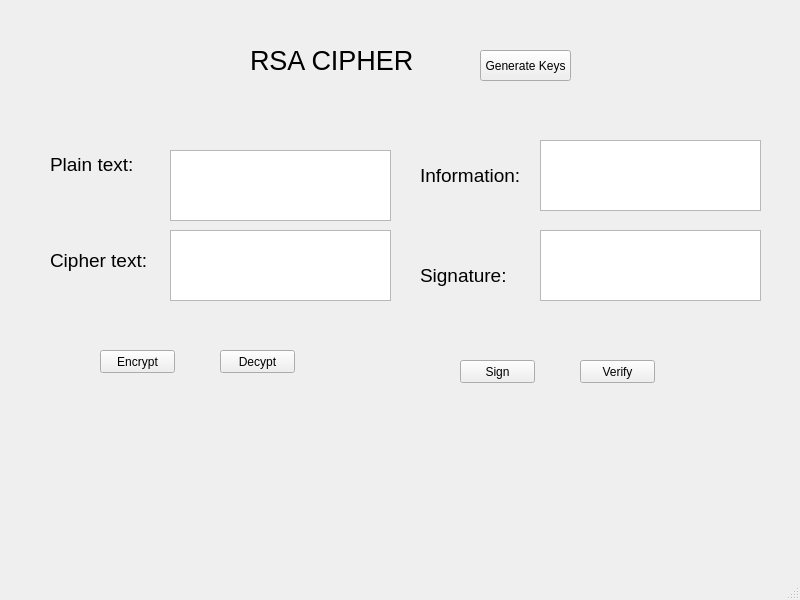
<?xml version="1.0" encoding="UTF-8"?>
<ui version="4.0">
 <class>MainWindow</class>
 <widget class="QMainWindow" name="MainWindow">
  <property name="geometry">
   <rect>
    <x>0</x>
    <y>0</y>
    <width>800</width>
    <height>600</height>
   </rect>
  </property>
  <property name="windowTitle">
   <string>MainWindow</string>
  </property>
  <widget class="QWidget" name="centralwidget">
   <widget class="QPushButton" name="btn_encrypt">
    <property name="geometry">
     <rect>
      <x>100</x>
      <y>350</y>
      <width>75</width>
      <height>23</height>
     </rect>
    </property>
    <property name="text">
     <string>Encrypt</string>
    </property>
   </widget>
   <widget class="QPushButton" name="btn_decrypt">
    <property name="geometry">
     <rect>
      <x>220</x>
      <y>350</y>
      <width>75</width>
      <height>23</height>
     </rect>
    </property>
    <property name="text">
     <string>Decypt</string>
    </property>
   </widget>
   <widget class="QPushButton" name="btn_sign">
    <property name="geometry">
     <rect>
      <x>460</x>
      <y>360</y>
      <width>75</width>
      <height>23</height>
     </rect>
    </property>
    <property name="text">
     <string>Sign</string>
    </property>
   </widget>
   <widget class="QPushButton" name="btn_verify">
    <property name="geometry">
     <rect>
      <x>580</x>
      <y>360</y>
      <width>75</width>
      <height>23</height>
     </rect>
    </property>
    <property name="text">
     <string>Verify</string>
    </property>
   </widget>
   <widget class="QLabel" name="label">
    <property name="geometry">
     <rect>
      <x>250</x>
      <y>40</y>
      <width>191</width>
      <height>41</height>
     </rect>
    </property>
    <property name="font">
     <font>
      <pointsize>20</pointsize>
     </font>
    </property>
    <property name="text">
     <string>RSA CIPHER</string>
    </property>
   </widget>
   <widget class="QPushButton" name="btn_gen_keys">
    <property name="geometry">
     <rect>
      <x>480</x>
      <y>50</y>
      <width>91</width>
      <height>31</height>
     </rect>
    </property>
    <property name="text">
     <string>Generate Keys</string>
    </property>
   </widget>
   <widget class="QLabel" name="label_2">
    <property name="geometry">
     <rect>
      <x>50</x>
      <y>150</y>
      <width>101</width>
      <height>51</height>
     </rect>
    </property>
    <property name="font">
     <font>
      <pointsize>14</pointsize>
     </font>
    </property>
    <property name="text">
     <string>Plain text:
</string>
    </property>
   </widget>
   <widget class="QLabel" name="label_3">
    <property name="geometry">
     <rect>
      <x>50</x>
      <y>240</y>
      <width>101</width>
      <height>41</height>
     </rect>
    </property>
    <property name="font">
     <font>
      <pointsize>14</pointsize>
     </font>
    </property>
    <property name="text">
     <string>Cipher text:</string>
    </property>
   </widget>
   <widget class="QLabel" name="label_4">
    <property name="geometry">
     <rect>
      <x>420</x>
      <y>150</y>
      <width>111</width>
      <height>51</height>
     </rect>
    </property>
    <property name="font">
     <font>
      <pointsize>14</pointsize>
     </font>
    </property>
    <property name="text">
     <string>Information:</string>
    </property>
   </widget>
   <widget class="QLabel" name="label_5">
    <property name="geometry">
     <rect>
      <x>420</x>
      <y>250</y>
      <width>111</width>
      <height>51</height>
     </rect>
    </property>
    <property name="font">
     <font>
      <pointsize>14</pointsize>
     </font>
    </property>
    <property name="text">
     <string>Signature:</string>
    </property>
   </widget>
   <widget class="QTextEdit" name="txt_plain_text">
    <property name="geometry">
     <rect>
      <x>170</x>
      <y>150</y>
      <width>221</width>
      <height>71</height>
     </rect>
    </property>
   </widget>
   <widget class="QTextEdit" name="txt_cipher_text">
    <property name="geometry">
     <rect>
      <x>170</x>
      <y>230</y>
      <width>221</width>
      <height>71</height>
     </rect>
    </property>
   </widget>
   <widget class="QTextEdit" name="txt_info">
    <property name="geometry">
     <rect>
      <x>540</x>
      <y>140</y>
      <width>221</width>
      <height>71</height>
     </rect>
    </property>
   </widget>
   <widget class="QTextEdit" name="txt_sign">
    <property name="geometry">
     <rect>
      <x>540</x>
      <y>230</y>
      <width>221</width>
      <height>71</height>
     </rect>
    </property>
   </widget>
  </widget>
  <widget class="QMenuBar" name="menubar">
   <property name="geometry">
    <rect>
     <x>0</x>
     <y>0</y>
     <width>800</width>
     <height>21</height>
    </rect>
   </property>
  </widget>
  <widget class="QStatusBar" name="statusbar"/>
 </widget>
 <resources/>
 <connections/>
</ui>
